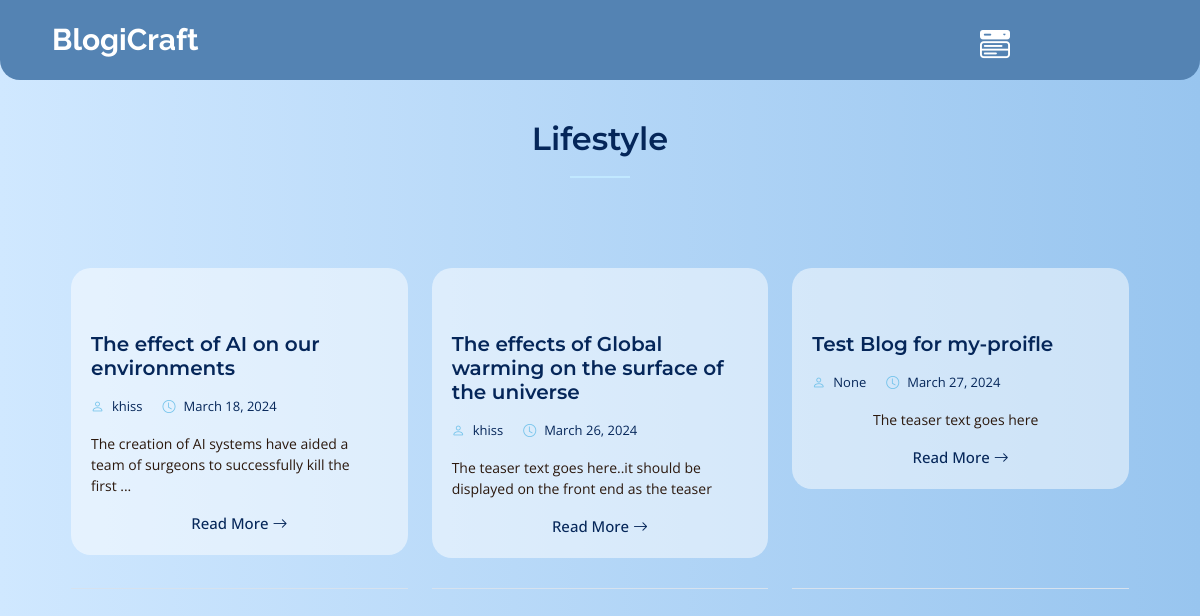
Screenshot of /blog/tag/2/ (signed in) with the database file from the repository.
### blog/models.py (models this page shows, shortened)
class Tag(models.Model):
    name = models.CharField(max_length=50)

class Blog(models.Model):
    title  = models.CharField(max_length=100)
    teaser = models.TextField(default='The teaser text goes here')
    paragraph1 = models.TextField()
    paragraph2 = models.TextField()
    paragraph3 = models.TextField(blank=True, null=True)
    quote = models.TextField(blank=True, null=True)
    image1 = models.ImageField( upload_to="images/", null= True, blank = True, max_length=None)
    image2 = models.ImageField( upload_to="images/", null= True, blank = True, max_length=None)
    tags = ManyToManyField(Tag)  # Many Posts can have Many Tags
    date_created = models.DateField(auto_now_add=True)
    user = models.ForeignKey(User, on_delete=models.CASCADE, null=True)

### blog/views.py (the view)
# urls.py: path('tag/<int:tag_id>/', views.tag_filter, name='tag_filter'),
@login_required(login_url='login')
def tag_filter(request, tag_id):
    tag = Tag.objects.get(id=tag_id)
    filtered_blogs = Blog.objects.filter(tags=tag)
    context = {
        'tag': tag,
        'filtered_blogs': filtered_blogs,
    }
    return render(request, 'blog/user/tag_filter.html', context)

### coreapp/templates/blog/user/tag_filter.html (shortened to what this page needs)
{% extends "../dashboard.html" %}
{% load static %}
{% block dashboard %}
<section style="margin-top: 40px padding-top: 25px;" id="blog" class="blog">
    <div style="margin-top: 40px" class="section-header">
        <h2 style="color: #052659;">{{ tag.name }}</h2>
      </div>
    <div style="margin-top: 40px" class="container" data-aos="fade-up">
        <div style="margin-left: 5px; margin-right: 5px;" class="row g-5">
            <div class="col-lg-12" data-aos="fade-up" data-aos-delay="200">
                <div class="row gy-5 posts-list">
                  {% for blog in filtered_blogs %}
                  <div class="col-lg-4 post-card ">
                    <article class="d-flex flex-column">
                      <div class="post-content">
                        <div  class="post-img">
                        </div>
                        <h2 class="title">
                          <a href="{% url 'dash-blog-details' blog.id %}">{{blog.title}}</a>
                        </h2>
                        <div class="meta-top ">
                          <ul>
                            <li  class="d-flex align-items-center"><i style="font-size: 13px;" class="bi bi-person"></i> <a style="font-size: 13px;" href="dash-blog-details">{{blog.user}}</a></li>
                          <li  class="d-flex align-items-center"><i style="font-size: 13px;" class="bi bi-clock"></i> <a style="font-size: 13px;" href="{% url 'dash-blog-details' blog.id %}"><time datetime="2022-01-01">{{blog.date_created}}</time></a></li>
                          </ul>
                        </div>
                        <div style="margin-left: 0px; margin-right: 10px; font-size: 14px;" class="content d-flex justify-content-center">
                          <p>
                            {{ blog.teaser}}
                          </p>
                        </div>
                        <div class="read-more mt-auto d-flex justify-content-center">
                          <a href="{% url 'dash-blog-details' blog.id %}">Read More <i class="bi bi-arrow-right"></i></a>
                        </div>
                      </div>
                    </article>
                  </div>
                  {% endfor %}
                </div>
              </div>
        </div>
    </div>
</section>
{% endblock %}

### coreapp/static/css/main.css (style rules this page uses)
:root { --font-default: "Open Sans", system-ui, -apple-system, "Segoe UI", Roboto, "Helvetica Neue", Arial, "Noto Sans", "Liberation Sans", sans-serif, "Apple Color Emoji", "Segoe UI Emoji", "Segoe UI Symbol", "Noto Color Emoji"; --font-primary: "Montserrat", sans-serif; --font-secondary: "Raleway", sans-serif; }
:root { --color-default: #2b180d; --color-primary: #C1E8FF; --color-secondary: #052659; }
:root { scroll-behavior: smooth; }
body { font-family: var(--font-default); color: var(--color-default); }
a { color: var(--color-secondary); text-decoration: none; transition: 0.3s; }
h1, h2, h3, h4, h5, h6 { font-family: var(--font-primary); }
section { overflow: hidden; padding: 80px 0; }
.section-header { text-align: center; padding-bottom: 30px; }
.section-header h2 { font-size: 32px; font-weight: 600; margin-bottom: 20px; padding-bottom: 20px; position: relative; }
.section-header h2:after { content: ""; position: absolute; display: block; width: 60px; height: 2px; background: var(--color-primary); left: 0; right: 0; bottom: 0; margin: auto; }
.blog .posts-list article { height: 100%; border-bottom: 1px solid #d6e2ef; padding-bottom: 30px; }
.blog .posts-list .post-img { max-height: 240px; overflow: hidden; }
.blog .posts-list .title { font-size: 20px; font-weight: 600; padding: 0; margin: 20px 0 0 0; }
.blog .posts-list .title a { color: var(--color-secondary); transition: 0.3s; }
.blog .posts-list .meta-top { margin-top: 20px; color: #467ab3; }
.blog .posts-list .meta-top ul { display: flex; flex-wrap: wrap; list-style: none; align-items: center; padding: 0; margin: 0; }
.blog .posts-list .meta-top ul li+li { padding-left: 20px; }
.blog .posts-list .meta-top i { font-size: 16px; margin-right: 8px; line-height: 0; color: rgba(86, 184, 230, 0.8); }
.blog .posts-list .meta-top a { color: var(--color-secondary); font-size: 14px; display: inline-block; line-height: 1; }
.blog .posts-list .content { margin-top: 20px; }
.blog .posts-list .read-more a { display: inline-block; color: var(--color-secondary); transition: 0.3s; font-size: 15px; font-weight: 500; }

### coreapp/templates/blog/header.html (style rules this page uses)
.content { margin-left: 250px; transition: margin-left 0.5s; }

### coreapp/templates/blog/user/tag_filter.html (style rules this page uses)
body { background-color: #d0e8ff; background: linear-gradient(to right, #d0e8ff 0%, #98c5ef 100%); }
.post-content { background-color: rgba(255, 255, 255, 0.5); padding: 20px; border-radius: 20px; }

### rows the page displays
Tag: name "Lifestyle"
Blog: title "The effect of AI on our environments", user "khiss", date_created "March 18, 2024", teaser "The creation of AI systems have aided a team of surgeons to successfully kill the first ..."
Blog: title "The effects of Global warming on the surface of the universe", user "khiss", date_created "March 26, 2024", teaser "The teaser text goes here..it should be displayed on the front end as the teaser"
Blog: title "Test Blog for my-proifle", user "None", date_created "March 27, 2024", teaser "The teaser text goes here"
